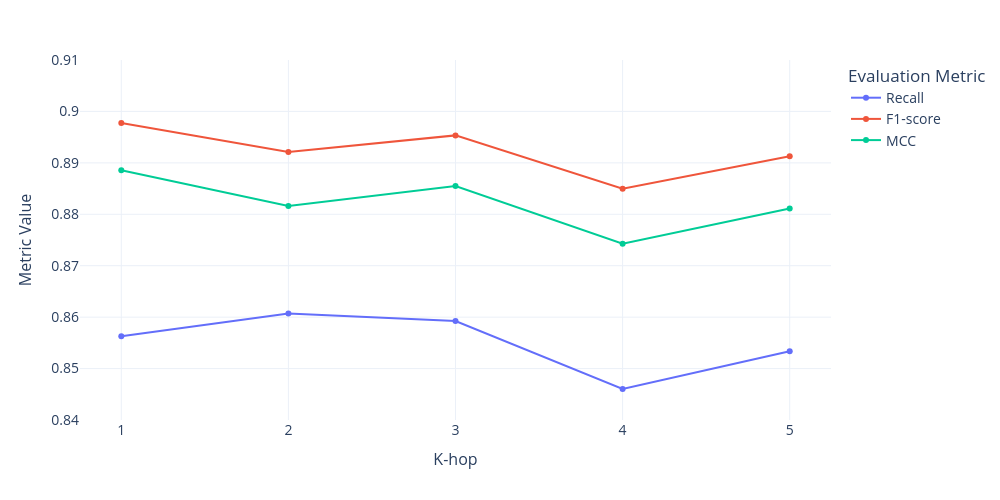

Notebook code for this chart:
### Code cell
import matplotlib.pyplot as plt
import plotly.express as px
import pandas as pd

# Keep only the Recall, F1-score, and MCC metrics
df_long = df_results.melt(
    id_vars=['K-hop'],
    value_vars=['Recall', 'F1-score', 'MCC'],
    var_name='Metric',
    value_name='Score'
)

# Plot a line chart
fig = px.line(
    df_long,
    x='K-hop',
    y='Score',
    color='Metric',
    markers=True,
    line_shape='linear'
)

# Control figure size (width and height) and layout
# fig.update_layout(
#     width=1000,     # Set figure width, e.g., 1000 pixels
#     height=500,     # Set figure height
#     xaxis=dict(
#         title='K-hop',
#         dtick=1,
#         titlefont=dict(size=16),
#         tickfont=dict(size=14)
#     ),
#     yaxis=dict(
#         title='Metric Value',
#         range=[0.84, 0.91],
#         titlefont=dict(size=16),
#         tickfont=dict(size=14)
#     ),
#     legend_title_text='Evaluation Metric',
#     legend=dict(font=dict(size=14)),
#     template='plotly_white'
# )
# fig.show()
fig.update_layout(
    width=1000,
    height=500,
    xaxis=dict(
        title=dict(text='K-hop', font=dict(size=16)),
        dtick=1,
        tickfont=dict(size=14)
    ),
    yaxis=dict(
        title=dict(text='Metric Value', font=dict(size=16)),
        range=[0.84, 0.91],
        tickfont=dict(size=14)
    ),
    legend_title_text='Evaluation Metric',
    legend=dict(font=dict(size=14)),
    template='plotly_white'
)

### Figure 1 — Plotly figure (JSON) as saved in the notebook; plotly's stock layout.template omitted (floating-point values rounded to 4 significant figures)
{"data": [{"hovertemplate": "Metric=Recall<br>K-hop=%{x}<br>Score=%{y}<extra></extra>", "legendgroup": "Recall", "line": {"color": "#636efa", "dash": "solid", "shape": "linear"}, "marker": {"symbol": "circle"}, "mode": "lines+markers", "name": "Recall", "orientation": "v", "showlegend": true, "type": "scatter", "x": [1, 2, 3, 4, 5], "xaxis": "x", "y": [0.8563, 0.8607, 0.8592, 0.846, 0.8534], "yaxis": "y"}, {"hovertemplate": "Metric=F1-score<br>K-hop=%{x}<br>Score=%{y}<extra></extra>", "legendgroup": "F1-score", "line": {"color": "#EF553B", "dash": "solid", "shape": "linear"}, "marker": {"symbol": "circle"}, "mode": "lines+markers", "name": "F1-score", "orientation": "v", "showlegend": true, "type": "scatter", "x": [1, 2, 3, 4, 5], "xaxis": "x", "y": [0.8978, 0.8921, 0.8953, 0.885, 0.8913], "yaxis": "y"}, {"hovertemplate": "Metric=MCC<br>K-hop=%{x}<br>Score=%{y}<extra></extra>", "legendgroup": "MCC", "line": {"color": "#00cc96", "dash": "solid", "shape": "linear"}, "marker": {"symbol": "circle"}, "mode": "lines+markers", "name": "MCC", "orientation": "v", "showlegend": true, "type": "scatter", "x": [1, 2, 3, 4, 5], "xaxis": "x", "y": [0.8886, 0.8816, 0.8855, 0.8743, 0.8811], "yaxis": "y"}], "layout": {"height": 500, "legend": {"font": {"size": 14}, "title": {"text": "Evaluation Metric"}, "tracegroupgap": 0}, "margin": {"t": 60}, "width": 1000, "xaxis": {"anchor": "y", "domain": [0, 1], "dtick": 1, "tickfont": {"size": 14}, "title": {"font": {"size": 16}, "text": "K-hop"}}, "yaxis": {"anchor": "x", "domain": [0, 1], "range": [0.84, 0.91], "tickfont": {"size": 14}, "title": {"font": {"size": 16}, "text": "Metric Value"}}}}
